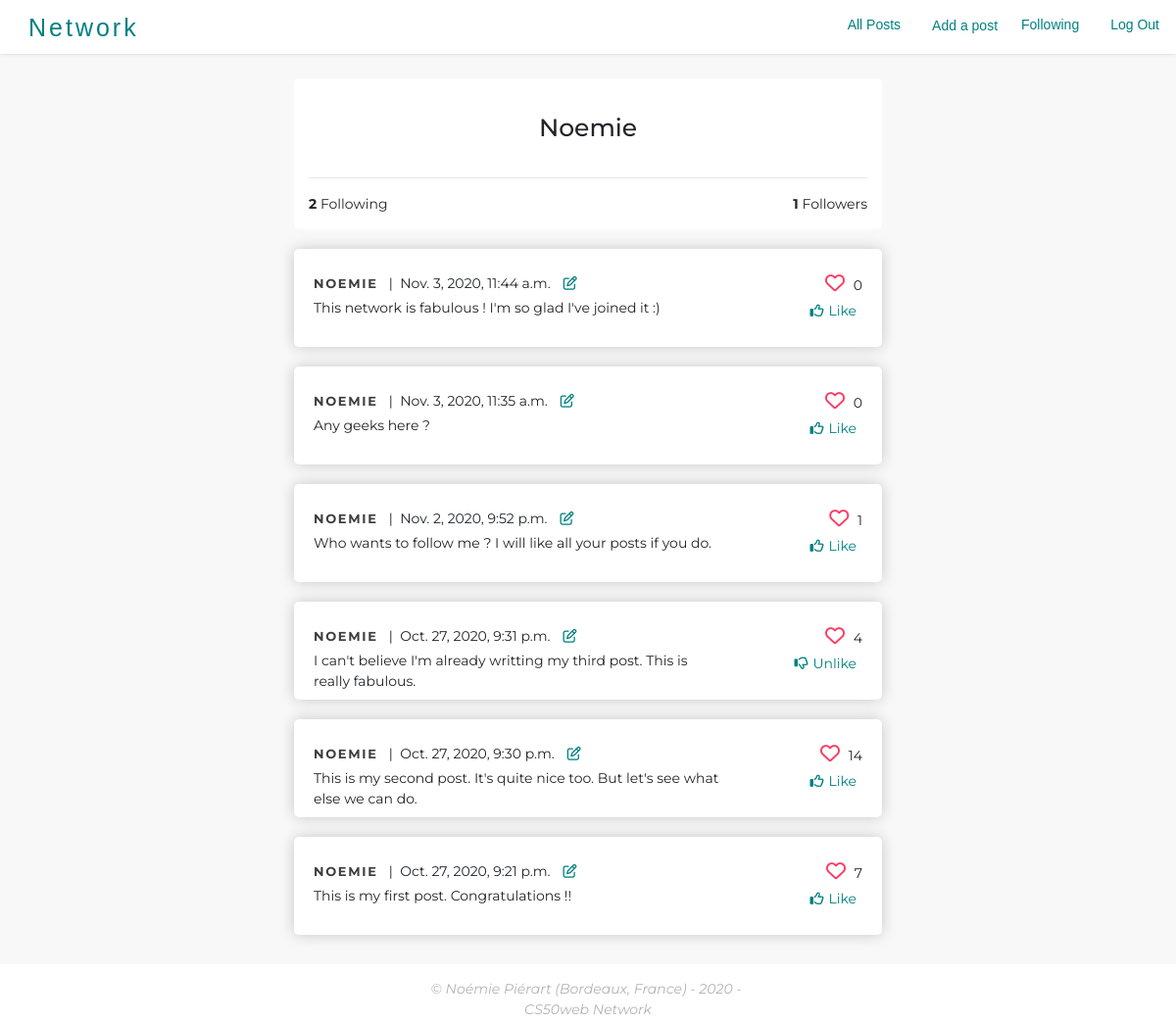
The app's page /1/ (signed in) with its own data.
### network/models.py (models this page shows, shortened)
class User(AbstractUser):
	followers_count = models.IntegerField(default=0)
	following_count = models.IntegerField(default=0)

class Post(models.Model):
	post_author = models.ForeignKey(User, on_delete=models.CASCADE, related_name="post_author")
	likes_count = models.IntegerField()
	date = models.DateTimeField(default=datetime.now, blank=True)
	content = models.TextField()
	class Meta:
		ordering = ['-date']

### network/views.py (the view)
# urls.py: path("<int:user_id>/", views.show_user, name="show_user"),
def show_user(request, user_id):
    session_user = None
    profile_user = User.objects.get(id=user_id)
    followers = Connection.objects.filter(followed_user=profile_user, connection_is_active=True).count()
    following = Connection.objects.filter(following_user=profile_user, connection_is_active=True).count()
    posts = Post.objects.filter(post_author=profile_user.id).order_by("-date")
    if request.user.id is not None :
        session_user = User.objects.get(id=request.user.id)
        connection, _ = Connection.objects.get_or_create(followed_user=profile_user, following_user=session_user)
        connection.save()
        liked_posts = []
        likes = Like.objects.filter(liking_user=session_user, like_is_active=True)
        for like in likes :
            liked_posts.append(like.liked_post)
    return render(request, "network/show_user.html", {
        'session_user': session_user,
        'profile_user': profile_user,
        'followers': followers,
        'following': following,
        'connection': connection,
        'posts': posts,
        'liked_posts': liked_posts
    })

### network/templates/network/show_user.html (shortened to what this page needs)
{% extends "network/layout.html" %}
{% load static %}
{% block body %}
	<div class="container">
		<h2 class="section-title">{{profile_user.username}}</h2>
		<hr>
    	<div class="d-flex justify-content-between align-items-center">
    		<p><strong>{{ following }}</strong> Following </p>
    		<p><strong>{{ followers }}</strong> Followers</p>
    	</div>
    </div>
    <div id="posts_index">
		{% for post in posts %}
			<div class="post-card" >
				<div class="d-flex justify-content-between">
					<div class="d-flex justify-content-start align-items-center">
						<p><span><a href="{% url 'show_user' post.post_author.id %}" class="post-card-username"><strong>{{post.post_author}}</strong></a>   |  {{post.date}}</span></p>
						{% if user.is_authenticated %}
	            			{% if post.post_author == session_user %}
								<div data-toggle="modal" data-target="#editModal{{post.id}}">
									<i class="far fa-edit ml-2"></i>
								</div>
	            			{% endif %}
	            		{% endif %}
					</div>
           			<p class="total-likes"><i class="far fa-heart"></i> {{post.likes_count}}</p>
           		</div>
	            <div class="d-flex justify-content-between" id="bottom-info ">
	            	<p id="post-content" class="w-75">{{post.content}}</p>
	            	{% if user.is_authenticated %}
	            		<form action="{% url 'like' post.id %}" method="POST">
	            			{% if post in liked_posts %}
    							<button class="like_btn" type="submit"><i class="far fa-thumbs-down"></i>Unlike</button>
    						{% else %}
	    						<button class="like_btn" type="submit"><i class="far fa-thumbs-up"></i>Like</button>
    						{% endif %}
						</form>
					{% endif %}
				</div>
			</div>
		{% endfor %}
	</div>
{% endblock%}

### network/static/network/styles.css (style rules this page uses)
body { background-color: #F8F8F8; font-family: 'Amiri', sans-serif; position: relative; min-height: 100vh; text-decoration: none !important; }
.container { margin-right: auto; margin-left: auto; padding: 15px; max-width: 600px; font-family: 'Amiri', sans-serif; background-color: white; margin-top: 25px; border-radius: 5px }
h2 { text-align: center; font-size: 25px; padding: 20px; }
.section-title { text-align: center; font-family: 'Montserrat', sans-serif; }
i { color: #FF3860; font-size: 20px; border-radius: 5%; padding: 5px; }
.like_btn, .fa-thumbs-down, .fa-thumbs-up, .fa-edit { color: #008081 ; background: none !important; border: none !important; font-size: 14px }
a { text-decoration: none !important }
p { padding: 0px; margin: 0px; font-size: 14px; font-family: 'Montserrat', sans-serif; white-space: pre-wrap; }

### network/static/network/components/post-card.css (style rules this page uses)
.post-card { overflow: hidden; height: 100px; background: white; box-shadow: 0 0 15px rgba(0,0,0,0.2); margin: 20px auto; max-width: 600px; font-family: 'Montserrat', sans-serif; border-radius: 5px; padding: 20px; }
.post-card-username { text-transform: uppercase; font-size: 13px; letter-spacing: 0.13em; color: #3e3e3e; text-decoration: none !important; }

### records on screen
User: username "Noemie"
Post: post_author "NOEMIE", date "Nov. 3, 2020, 11:44 a.m.", likes_count "0", content "This network is fabulous ! I'm so glad I've joined it :)", shows "Like"
Post: post_author "NOEMIE", date "Nov. 3, 2020, 11:35 a.m.", likes_count "0", content "Any geeks here ?", shows "Like"
Post: post_author "NOEMIE", date "Nov. 2, 2020, 9:52 p.m.", likes_count "1", content "Who wants to follow me ? I will like all your posts if you do.", shows "Like"
Post: post_author "NOEMIE", date "Oct. 27, 2020, 9:31 p.m.", likes_count "4", content "I can't believe I'm already writting my third post. This is really fabulous.", shows "Unlike"
Post: post_author "NOEMIE", date "Oct. 27, 2020, 9:30 p.m.", likes_count "14", content "This is my second post. It's quite nice too. But let's see what else we can do.", shows "Like"
Post: post_author "NOEMIE", date "Oct. 27, 2020, 9:21 p.m.", likes_count "7", content "This is my first post. Congratulations !!", shows "Like"

### other values on screen
{{ following }} "2"
{{ followers }} "1"
